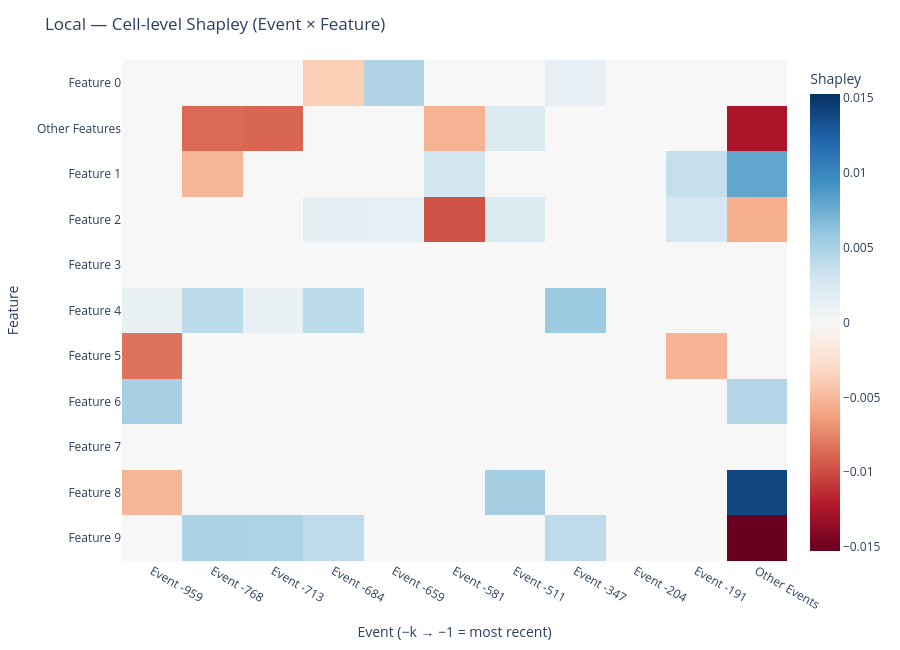

Here is the notebook cell this chart was saved with:
### Markdown cell above
Local — Cell-level Shapley (Event × Feature)

### Code cell
# Helper sorters to get sensible ordering on axes
def _ev_num(s):
    m = re.search(r"-?\d+", str(s))
    return int(m.group(0)) if m else 0

def _feat_num(s):
    m = re.search(r"\d+", str(s))
    return int(m.group(0)) if m else 0

df_cell = timeshap_local_cell_df.copy()
# Pivot to Feature × Event matrix (sum if multiple rows per cell)
mat = df_cell.pivot_table(index="Feature", columns="Event", values="Shapley Value", aggfunc="sum", fill_value=0.0)

# Order columns (events) by numeric index (… -3, -2, -1), and rows (features) by feature #
cols_sorted = sorted(mat.columns, key=_ev_num)       # left→right older→newer (more negative → -1)
rows_sorted = sorted(mat.index,    key=_feat_num)
mat = mat.loc[rows_sorted, cols_sorted]

# Symmetric color range
amax = float(np.max(np.abs(mat.values))) or 1.0

fig = px.imshow(
    mat,
    color_continuous_scale="RdBu",
    zmin=-amax, zmax=amax,
    aspect="auto",
    origin="upper",  # top row is smallest feature index
    labels=dict(x="Event (−k → −1 = most recent)", y="Feature", color="Shapley"),
    title="Local — Cell-level Shapley (Event × Feature)"
)
fig.update_layout(template="plotly_white", height=650, margin=dict(l=120, r=40, t=60, b=60))
fig.show()

### Figure 1 — Plotly figure (JSON) as saved in the notebook; plotly's stock layout.template omitted (floating-point values rounded to 4 significant figures)
{"data": [{"coloraxis": "coloraxis", "hovertemplate": "Event (−k → −1 = most recent): %{x}<br>Feature: %{y}<br>Shapley: %{z}<extra></extra>", "name": "0", "type": "heatmap", "x": ["Event -959", "Event -768", "Event -713", "Event -684", "Event -659", "Event -581", "Event -511", "Event -347", "Event -204", "Event -191", "Other Events"], "xaxis": "x", "y": ["Feature 0", "Other Features", "Feature 1", "Feature 2", "Feature 3", "Feature 4", "Feature 5", "Feature 6", "Feature 7", "Feature 8", "Feature 9"], "yaxis": "y", "z": [[0.0, 0.0, 0.0, -0.003787, 0.004675, 0.0, 0.0, 0.001301, 0.0, 0.0, 0.0], [0.0, -0.008736, -0.008893, 0.0, 0.0, -0.005334, 0.002183, 0.0, 0.0, 0.0, -0.01241], [0.0, -0.00519, 0.0, 0.0, 0.0, 0.002839, 0.0, 0.0, 0.0, 0.003623, 0.008031], [0.0, 0.0, 0.0, 0.001528, 0.001372, -0.009763, 0.002176, 0.0, 0.0, 0.002754, -0.005497], [0.0, 0.0, 0.0, 0.0, 0.0, 0.0, 0.0, 0.0, 0.0, 0.0, 0.0], [0.001104, 0.004113, 0.001244, 0.004099, 0.0, 0.0, 0.0, 0.005632, 0.0, 0.0, 0.0], [-0.008358, 0.0, 0.0, 0.0, 0.0, 0.0, 0.0, 0.0, 0.0, -0.005252, 0.0], [0.005081, 0.0, 0.0, 0.0, 0.0, 0.0, 0.0, 0.0, 0.0, 0.0, 0.004484], [0.0, 0.0, 0.0, 0.0, 0.0, 0.0, 0.0, 0.0, 0.0, 0.0, 0.0], [-0.005133, 0.0, 0.0, 0.0, 0.0, 0.0, 0.005205, 0.0, 0.0, 0.0, 0.01397], [0.0, 0.004912, 0.00478, 0.00401, 0.0, 0.0, 0.0, 0.004004, 0.0, 0.0, -0.01527]]}], "layout": {"coloraxis": {"cmax": 0.01527, "cmin": -0.01527, "colorbar": {"title": {"text": "Shapley"}}, "colorscale": [[0, "rgb(103,0,31)"], [0.1, "rgb(178,24,43)"], [0.2, "rgb(214,96,77)"], [0.3, "rgb(244,165,130)"], [0.4, "rgb(253,219,199)"], [0.5, "rgb(247,247,247)"], [0.6, "rgb(209,229,240)"], [0.7, "rgb(146,197,222)"], [0.8, "rgb(67,147,195)"], [0.9, "rgb(33,102,172)"], [1, "rgb(5,48,97)"]]}, "height": 650, "margin": {"b": 60, "l": 120, "r": 40, "t": 60}, "title": {"text": "Local — Cell-level Shapley (Event × Feature)"}, "xaxis": {"anchor": "y", "domain": [0, 1], "title": {"text": "Event (−k → −1 = most recent)"}}, "yaxis": {"anchor": "x", "autorange": "reversed", "domain": [0, 1], "title": {"text": "Feature"}}}}
